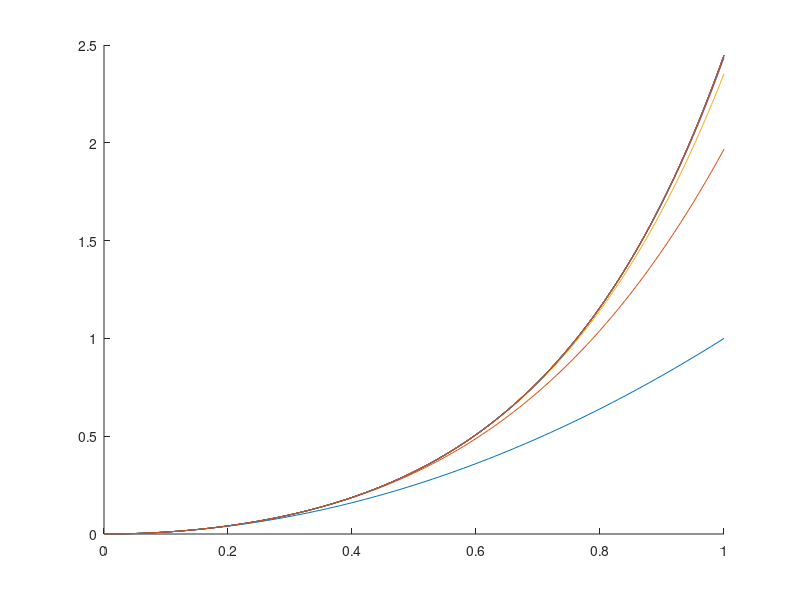

This figure's MATLAB source:
clear all;
h = 0.01;
sx = 0.0:h:1.0;
n = length(sx);

func = @(x) x.^2;

sY = zeros(1,n); 
ssY = zeros(1,n); 

err = Inf;
tol = 1e-6;
counter = 0;

figure(1)
while err > tol
    for i=1:1:n
        sY(i) = func(sx(i));
        integral = 0;
        for j = 1:1:i
            integral = integral + sin(sx(i)-sx(j)) * ssY(j);
        end
        sY(i) = sY(i) + 12*h*integral;
    end
    err = norm(sY - ssY)
    ssY = sY;
    hold on
    plot(sx,sY)
    hold off
    counter = counter + 1;
end

% Вывод результата

ssY
counter
